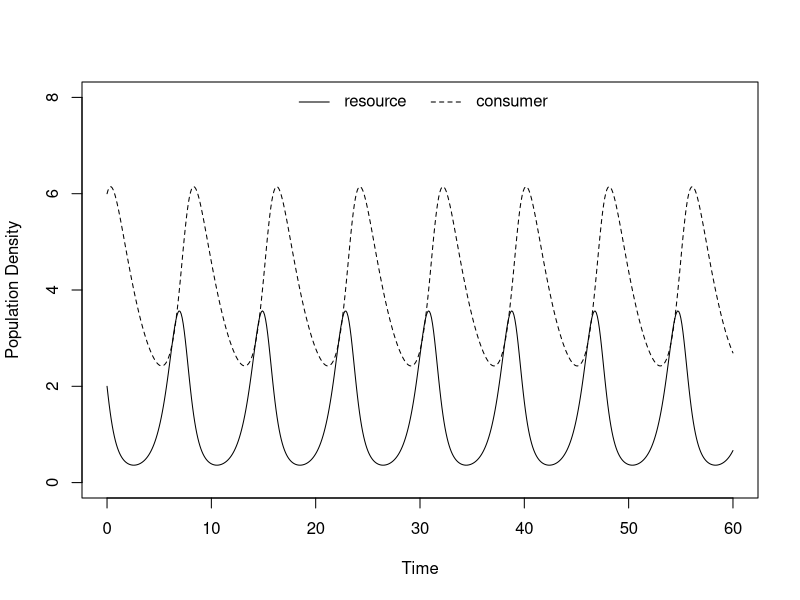
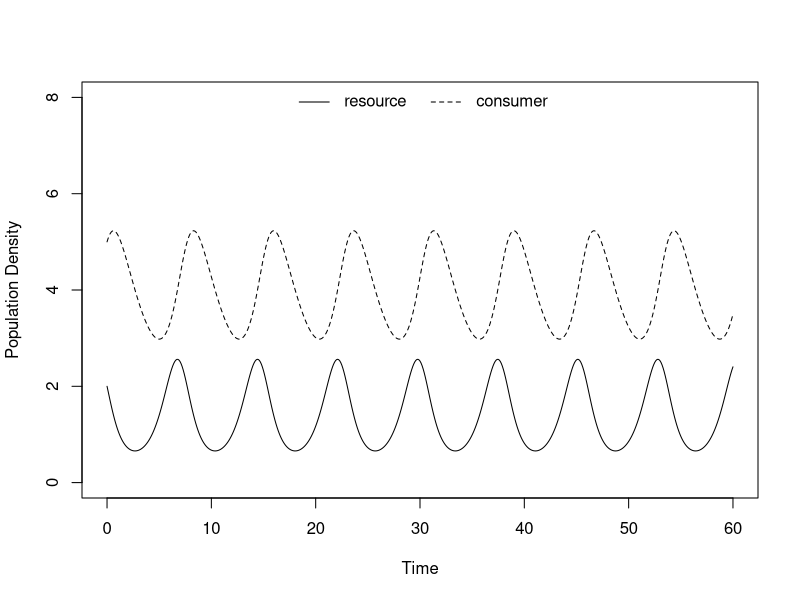
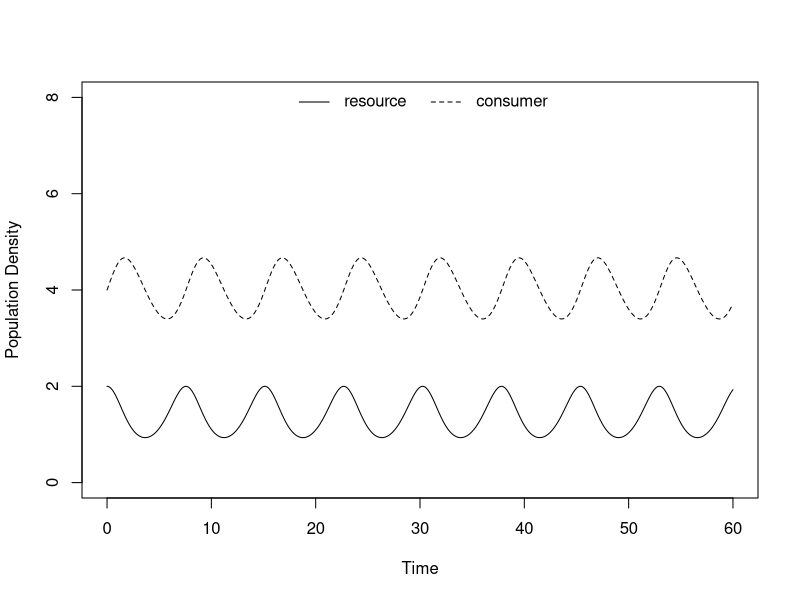
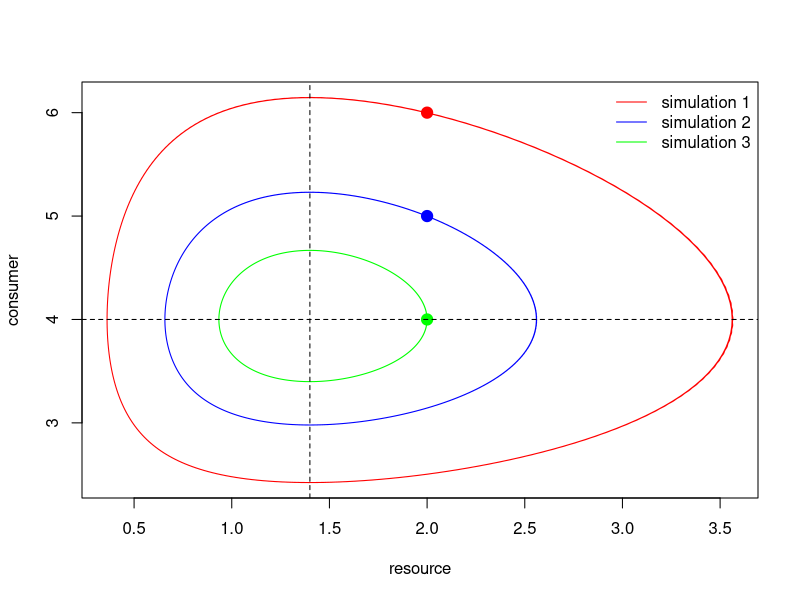

The R script that drew these images, in order:

library(deSolve)
####Function####
predpreyLV <- function(t, y, params) {
  R <- y[1]
  C <- y[2]
  with(as.list(params), {
    dR.dt <- r * R - a * R * C
    dC.dt <- e * a * R * C - d * C
    return(list(c(dR.dt, dC.dt)))
  })
}

#Initial parameters
r <- 2 #
a <- 0.5 #
e <- 0.5 #
d <- 0.35 #

####First run####
#Initial population of resource and consumer
R0 <- 2
C0 <- 6
#Add parameters
params1 <- c(r = r, a = a, e = e, d = d)
MaxTime <- 60 # length of the time series, can be changed at any time
Time <- seq(0, MaxTime, by = 0.1) # here we produce a sequence of time points at which we will determine the population densities
LV.out <- ode(c(R0, C0), Time, predpreyLV, params1) # here we call the function "ode" that does the hard work of numerical integration and which is part of the package "deSolve"
matplot(Time, (LV.out[, 2:3]), type = "l", lty = 1:2, col=1, ylab = "Population Density", xlab="Time", ylim = c(0,8))
legend("top", c(expression("resource"), expression("consumer")), lty = 1:2, bty = "n", horiz = TRUE)

####Changing starting densities####
#Initial population of resource and consumer
R02 <- 2
C02 <- 5
LV.out2 <- ode(c(R02, C02), Time, predpreyLV, params1)
matplot(Time, (LV.out2[, 2:3]), type = "l", lty = 1:2, col=1, ylab = "Population Density", xlab="Time", ylim = c(0,8))
legend("top", c(expression("resource"), expression("consumer")), lty = 1:2, bty = "n", horiz = TRUE)
R03 <- 2
C03 <- 4
LV.out3 <- ode(c(R03, C03), Time, predpreyLV, params1)
matplot(Time, (LV.out3[, 2:3]), type = "l", lty = 1:2, col=1, ylab = "Population Density", xlab="Time", ylim = c(0,8))
legend("top", c(expression("resource"), expression("consumer")), lty = 1:2, bty = "n", horiz = TRUE)



####Phase plane diagram####
plot(LV.out[, 2], LV.out[, 3], type = "l",  lty = 1, col = "red", ylab = "consumer", xlab = "resource")
points(R0, C0, cex = 1.5, pch = 19, col = "red") # adds a dot to show the starting density
lines(LV.out2[, 2], LV.out2[, 3], lty = 1, col = "blue") # adds the second simulation to the plot
points(R02, C02, cex = 1.5 ,pch = 19, col = "blue") # adds a dot to show the starting density
lines(LV.out3[, 2], LV.out3[, 3], lty = 1, col = "green") # adds the third simulation to the plot
points(R03, C03, cex = 1.5, pch = 19, col = "green") # adds a dot to show the starting density
legend("topright", c(expression("simulation 1"), expression("simulation 2"), expression("simulation 3")), lty = 1, col = c("red","blue","green"), bty = "n")
abline(h = r/a, lty = 2) # iso-cline for the resource, which is a horizontal line
abline(v = d/(e * a), lty = 2) # iso-cline for the consumer, which is a vertical line
